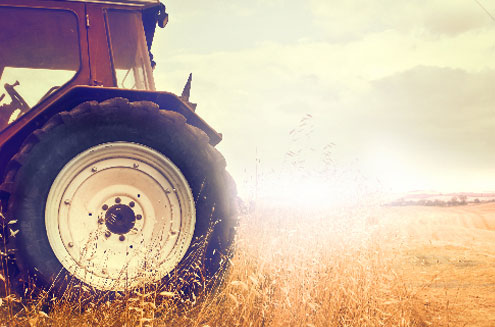
#> input picture 1/1.4Scipy/1.4.3/qwe.jpg, 495 x 327 px
$ python 1.4.3.py
#> lines starting #> are read from the running program, lines starting #| are printed output that depends on the picture; after the words box and inside, x2 and y2 are one past the last pixel; in counts of white or black regions, pixels touching at a corner belong together
from scipy.ndimage import measurements,morphology
from numpy import *
from PIL import Image
im = array(Image.open('qwe.jpg').convert('L'))
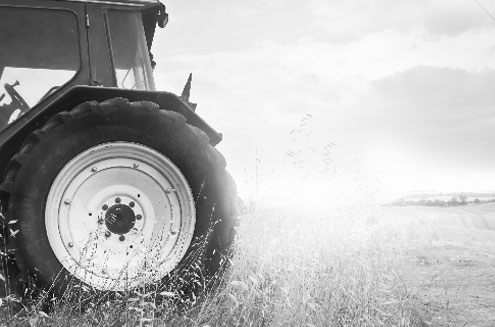
#> im: shape (327, 495); min 6, max 255, mean 182.1
im = 1*(im<128)
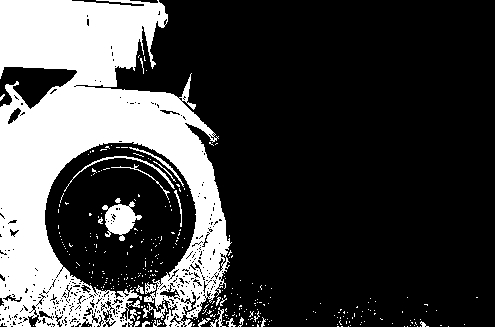
#> im: shape (327, 495) int64; values 0 (black) and 1 (white), 26.3% white; 319 white regions (295 under 20 px), largest, box (x1, y1, x2, y2) and area: (0, 0, 232, 327) 39766, (102, 201, 142, 241) 830, (64, 156, 175, 192) 273
"""
labels,nbr_objects = measurements.label(im)
print("Number of object:",nbr_objects)

pil_im = Image.fromarray(labels)
pil_im.show()
"""
#im_open = morphology.binary_opening(im,ones((9,5)),iterations = 2)
im_open = morphology.binary_opening(im,ones((1,1)),iterations = 2)
labels,nbr_objects = measurements.label(im_open)
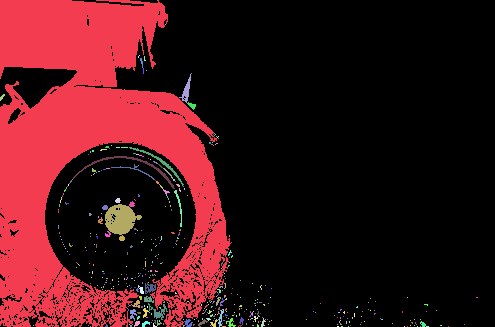
#> labels: shape (327, 495) int32; 485 distinct labels, from 0 to 484; one colour per label, 0 black
#> nbr_objects = 484
print("Number of object:",nbr_objects)
#| Number of object: 484

pil_im = Image.fromarray(labels)
pil_im.show()
